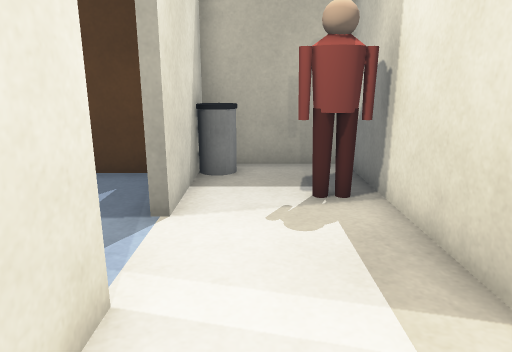
view 1 (above)

16 first-person views from a walk through a world built for the Gazebo simulator. The camera is 1 m above the floor, tilts 14° down and sees 70° across. The floor is counted in squares, 0.5 m on a side. Each view is taken from the middle of a square. On the plan, view 1 faces up. The plan holds only what a view shows up to about 19 squares ahead; the rest is blank. Simple shapes stand in for some stock models.

view 2
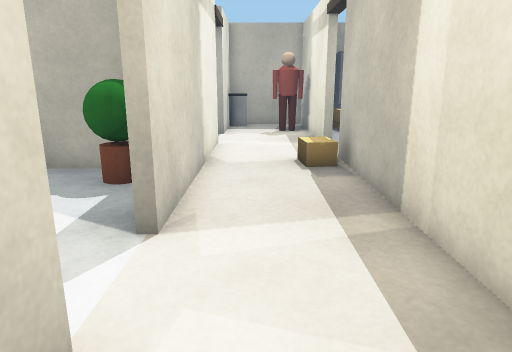

view 3
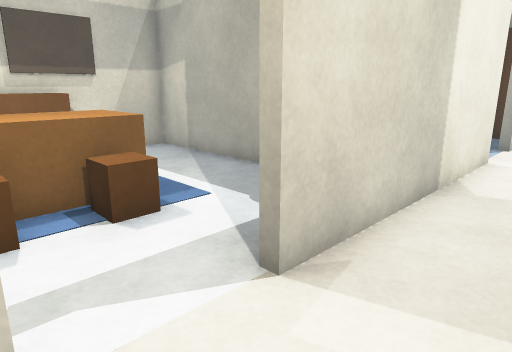

view 4
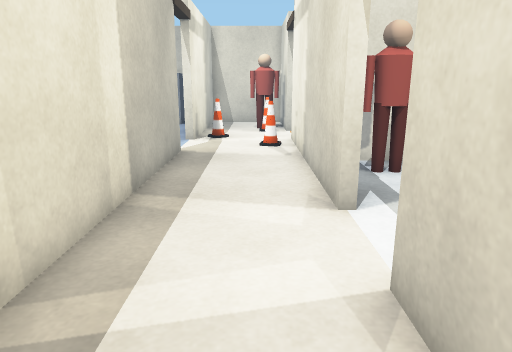

view 5
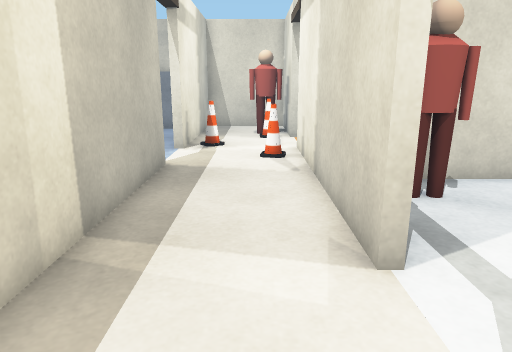

view 6
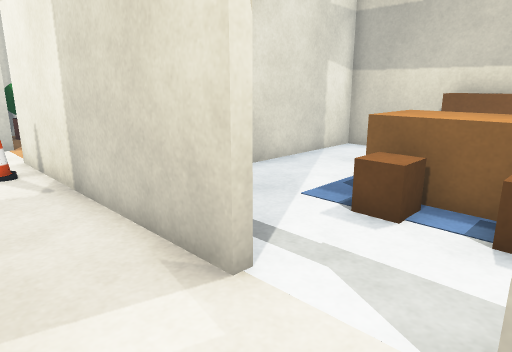

view 7
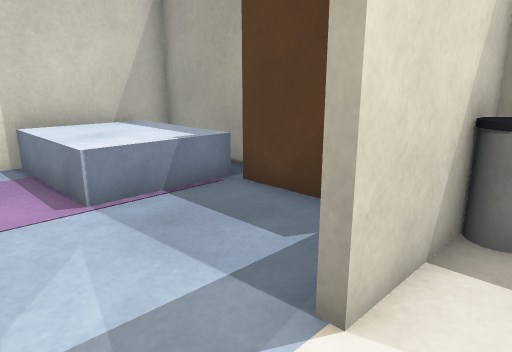

view 8
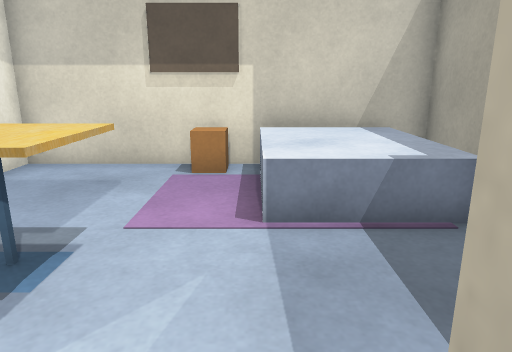

view 9
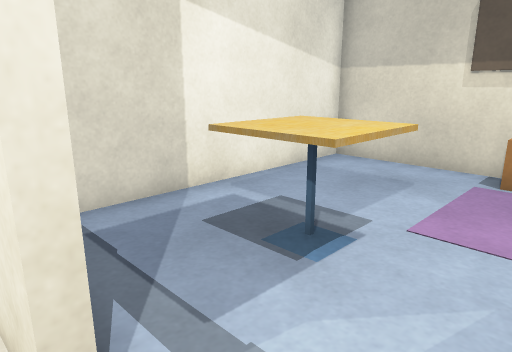

view 10
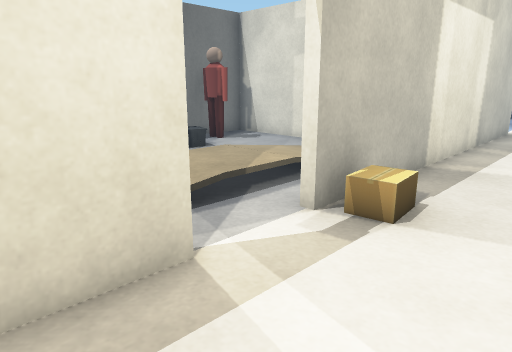

view 11
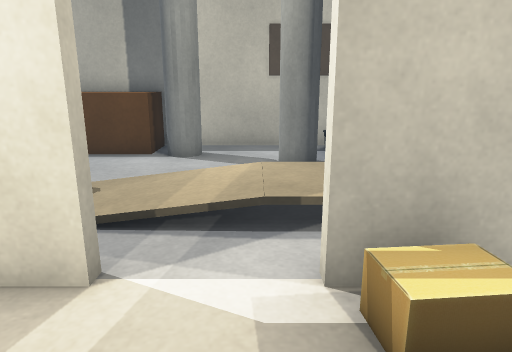

view 12
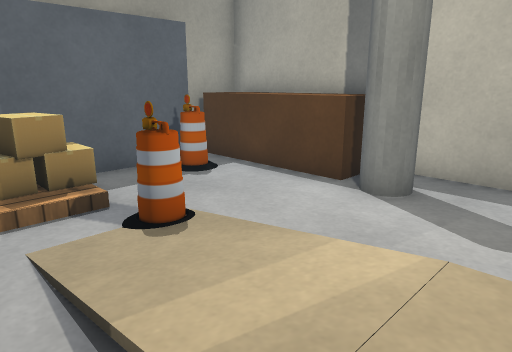

view 13
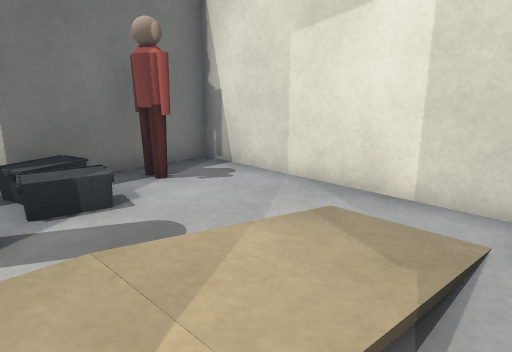

view 14
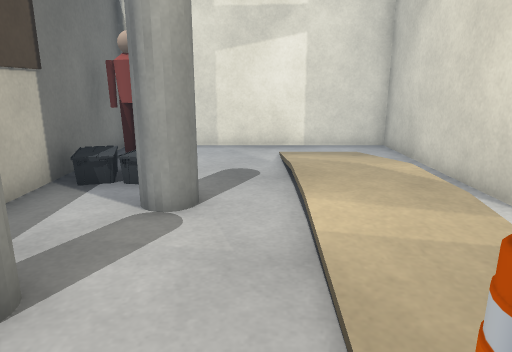

view 15
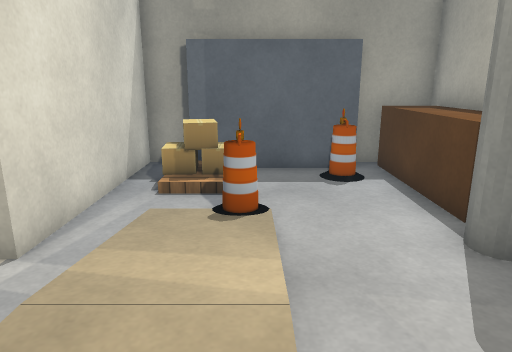

view 16
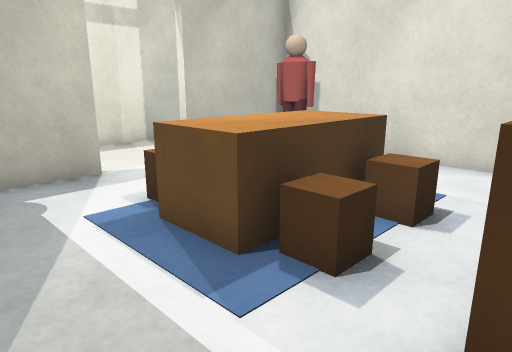

### Floor plan
Key: @ floor where view 1 was taken; # wall or solid block; . main floor; : floor 0.25 m higher than the main floor; / step, stairs or slope; = window, fence, low wall or low ledge; W wardrobe; B bin; P person; A pallet; C cardboard box; L plant; R brown box; N cone; F filing cabinet; G grey box; T cafe table; M ramp; E bench; I pillar; H barrel; O other object.
Columns run from 11 left of view 1 to 12 right of it. Each row starts with its distance up from view 1.
 10            #####
  9  #### WWW B..#.######EE
  8  GGGGW...#B..#./:..H.EE
  7  GGGGG...#..P#.AA..H.EE
  6  GGGGG...#..P#.//....EE
  5  GGGG........#...H...EE
  4  R.  ........#.. ....IE
  3 #.....TT.....#.. ...II.#
  2 #.....TT.#...../::.....#
  1 #........#...../:M.....#
  0 #........#.@CC.::M.II..#
 -1 ##########..CC./:M..IO.#
 -2 #.......LL...#./::..OOO#
 -3 # ......L#...#./ :.....#
 -4 # .......#...#.. ....PP#
 -5  =.RRRR..#...#.........#
 -6  #.RRRRR.....#.........#
 -7  #.RRRR......###########
 -8  =.RRRRR.#...#
 -9 # .......#...#
-10 # ......P#...#
-11 #......PP#...#
-12 ##########...#
-13          #...#
-14          #....
-15          #NN...
-16          #...N.
-17          ....#.
-18          ....#.
-19          #N..#..
-20          ##P.# .
-21         LL...# FF
-22          #...# FF
-23         ######

Positions as (right, up) in squares from view 1, and headings:
1: (0, 0), facing up
2: (0, -10), facing up
3: (1, -8), facing up-left
4: (0, -2), facing down
5: (0, -4), facing down
6: (1, -5), facing down-left
7: (0, 3), facing up-left
8: (-1, 5), facing left
9: (-1, 5), facing down-left
10: (-1, 5), facing down-right
11: (-1, 1), facing right
12: (3, 0), facing up-right
13: (3, 0), facing down-right
14: (7, 6), facing down
15: (6, -2), facing up
16: (-10, -2), facing down-right
